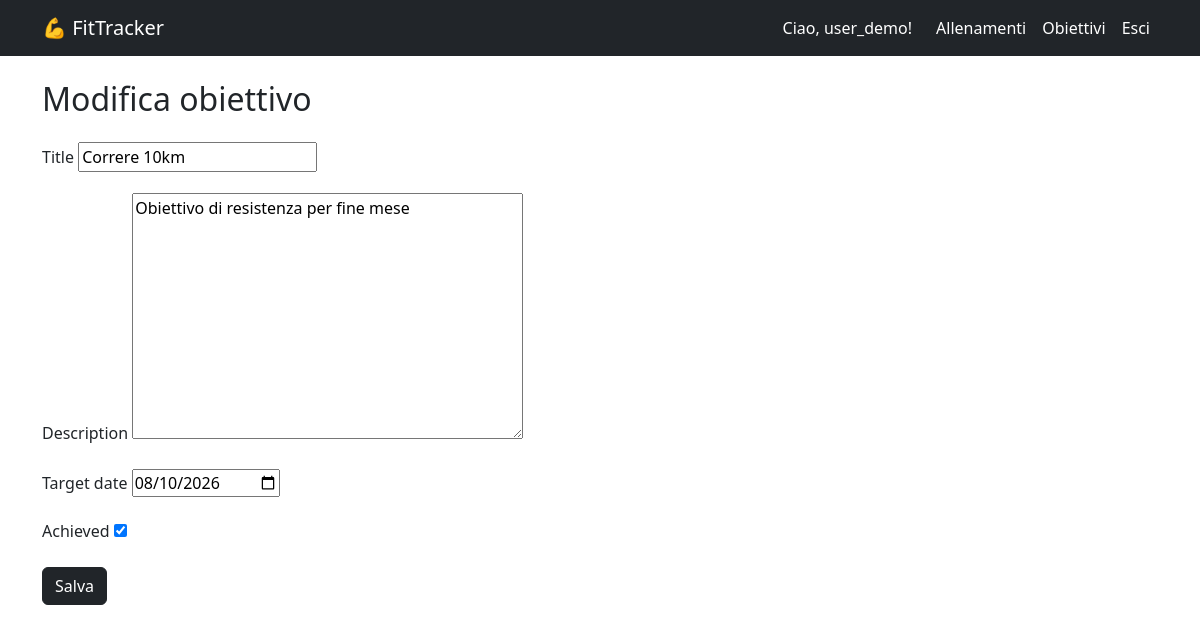
Screenshot of /goals/2/edit/ (signed in) with the database file from the repository.
### accounts/models.py (models this page shows, shortened)
class CustomUser(AbstractUser):
    ROLE_CHOICES = (
        ('user', 'Utente'),
        ('coach', 'Coach'),
    )
    role = models.CharField(max_length = 10, choices = ROLE_CHOICES, default = 'user')
    bio = models.TextField(blank = True)
    birth_date = models.DateField(null = True, blank = True)
    groups = models.ManyToManyField (
        'auth.Group',
        related_name = 'customuser_set',
        blank = True
    )
    user_permissions = models.ManyToManyField (
        'auth.Permission',
        related_name = 'customuser_set',
        blank = True
    )

### workout/models.py (models this page shows, shortened)
class Goal(models.Model):
    user = models.ForeignKey(settings.AUTH_USER_MODEL, on_delete=models.CASCADE, related_name='goals')
    title = models.CharField(max_length = 200)
    description = models.TextField(blank = True)
    target_date = models.DateField(null = True, blank = True)
    achieved = models.BooleanField(default = False)

### workout/views.py (the view)
# urls.py: path('goals/<int:pk>/edit/', views.goal_edit, name = 'goal_edit'),
@login_required
def goal_edit(request, pk):
    goal = get_object_or_404(Goal, pk = pk, user = request.user)
    if request.method == 'POST':
        form = GoalForm(request.POST, instance = goal)
        if form.is_valid():
            form.save()
            return redirect('goal_list')
    else:
        form = GoalForm(instance = goal)
    return render(request, 'workout/goal_form.html', {'form': form})

### workout/forms.py
class GoalForm(forms.ModelForm):
    class Meta:
        model = Goal
        fields = ['title', 'description', 'target_date', 'achieved']
        widgets = {
            'target_date': forms.DateInput(attrs = {'type': 'date'}),
        }

### workout/templates/workout/goal_form.html (shortened to what this page needs)
{% extends 'workout/base.html' %}
{% block content %}
<h2 class = "mb-4">{% if form.instance.pk %}Modifica obiettivo{% else %}Nuovo obiettivo{% endif %}</h2>
<form method = "post">
    {% for field in form %}
        <div class = "mb-3">
            <label class = "form-label">{{ field.label }}</label>
            {{ field }}
        </div>
    {% endfor %}
    <button type = "submit" class = "btn btn-dark">Salva</button>
</form>
{% endblock %}

### workout/templates/workout/base.html (shortened to what this page needs)
<!DOCTYPE html>
<html lang = "it">
<head>
    <link href = "https://cdn.jsdelivr.net/npm/bootstrap@5.3.0/dist/css/bootstrap.min.css" rel = "stylesheet">
</head>
<body>
<nav class = "navbar navbar-expand-lg navbar-dark bg-dark">
    <div class = " container">
        <a class = "navbar-brand" href="{% url 'home' %}">💪 FitTracker</a>
        <div class = "navbar-nav ms-auto">
            {% if user.is_authenticated %}
                <span class = "navbar-text text-white me-3"> Ciao, {{ user.username }}! </span>
                <a class = "nav-link text-white" href = "{% url 'workout_list' %}"> Allenamenti </a>
                <a class = "nav-link text-white" href = "{% url 'goal_list' %}"> Obiettivi </a>
                <a class = "nav-link text-white" href = "{% url 'logout' %}"> Esci </a>
            {% else %}
                <a class = "nav-link text-white" href = "{% url 'login' %}"> Accedi </a>
                <a class = "nav-link text-white" href = "{% url 'register' %}" > Registrati </a>
            {% endif %}
        </div>
    </div>
</nav>
<div class = "container mt-4">
    {% block content %}{% endblock %}
</div>
</body>
</html>

### rows the page displays
CustomUser: username "user_demo"
Goal: form "Correre 10km" "Obiettivo di resistenza per fine mese" "08/10/2026" "☑"

### other values shown
{{ field.label }} "Title" "Description" "Target date" "Achieved"
